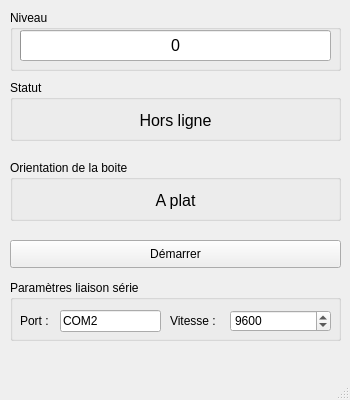
<?xml version="1.0" encoding="UTF-8"?>
<ui version="4.0">
 <class>MainWindow</class>
 <widget class="QMainWindow" name="MainWindow">
  <property name="geometry">
   <rect>
    <x>0</x>
    <y>0</y>
    <width>350</width>
    <height>400</height>
   </rect>
  </property>
  <property name="minimumSize">
   <size>
    <width>350</width>
    <height>400</height>
   </size>
  </property>
  <property name="maximumSize">
   <size>
    <width>350</width>
    <height>400</height>
   </size>
  </property>
  <property name="windowTitle">
   <string>Boite Secrète</string>
  </property>
  <widget class="QWidget" name="centralwidget">
   <widget class="QPushButton" name="btn_start">
    <property name="geometry">
     <rect>
      <x>10</x>
      <y>240</y>
      <width>331</width>
      <height>28</height>
     </rect>
    </property>
    <property name="text">
     <string>Démarrer</string>
    </property>
   </widget>
   <widget class="QGroupBox" name="groupBox_statut">
    <property name="geometry">
     <rect>
      <x>10</x>
      <y>80</y>
      <width>331</width>
      <height>61</height>
     </rect>
    </property>
    <property name="title">
     <string>Statut</string>
    </property>
    <widget class="QLabel" name="lbl_status">
     <property name="geometry">
      <rect>
       <x>0</x>
       <y>20</y>
       <width>331</width>
       <height>41</height>
      </rect>
     </property>
     <property name="font">
      <font>
       <pointsize>12</pointsize>
      </font>
     </property>
     <property name="autoFillBackground">
      <bool>false</bool>
     </property>
     <property name="text">
      <string>Hors ligne</string>
     </property>
     <property name="alignment">
      <set>Qt::AlignCenter</set>
     </property>
    </widget>
   </widget>
   <widget class="QGroupBox" name="groupBox_2">
    <property name="geometry">
     <rect>
      <x>10</x>
      <y>10</y>
      <width>331</width>
      <height>61</height>
     </rect>
    </property>
    <property name="title">
     <string>Niveau</string>
    </property>
    <widget class="QProgressBar" name="pgr_level">
     <property name="geometry">
      <rect>
       <x>10</x>
       <y>20</y>
       <width>311</width>
       <height>31</height>
      </rect>
     </property>
     <property name="font">
      <font>
       <pointsize>12</pointsize>
      </font>
     </property>
     <property name="minimum">
      <number>0</number>
     </property>
     <property name="maximum">
      <number>4</number>
     </property>
     <property name="value">
      <number>0</number>
     </property>
     <property name="invertedAppearance">
      <bool>false</bool>
     </property>
     <property name="format">
      <string>%v</string>
     </property>
    </widget>
   </widget>
   <widget class="QGroupBox" name="groupBox_orientation">
    <property name="geometry">
     <rect>
      <x>10</x>
      <y>160</y>
      <width>331</width>
      <height>61</height>
     </rect>
    </property>
    <property name="title">
     <string>Orientation de la boite</string>
    </property>
    <widget class="QLabel" name="lbl_orientation">
     <property name="geometry">
      <rect>
       <x>0</x>
       <y>20</y>
       <width>331</width>
       <height>41</height>
      </rect>
     </property>
     <property name="font">
      <font>
       <pointsize>12</pointsize>
      </font>
     </property>
     <property name="autoFillBackground">
      <bool>false</bool>
     </property>
     <property name="text">
      <string>A plat</string>
     </property>
     <property name="alignment">
      <set>Qt::AlignCenter</set>
     </property>
    </widget>
   </widget>
   <widget class="QLabel" name="lbl_connection_status">
    <property name="geometry">
     <rect>
      <x>70</x>
      <y>380</y>
      <width>55</width>
      <height>16</height>
     </rect>
    </property>
    <property name="text">
     <string>TextLabel</string>
    </property>
   </widget>
   <widget class="QGroupBox" name="groupBox">
    <property name="geometry">
     <rect>
      <x>10</x>
      <y>280</y>
      <width>331</width>
      <height>61</height>
     </rect>
    </property>
    <property name="title">
     <string>Paramètres liaison série</string>
    </property>
    <widget class="QLineEdit" name="lineEdit_port_com">
     <property name="geometry">
      <rect>
       <x>50</x>
       <y>30</y>
       <width>101</width>
       <height>22</height>
      </rect>
     </property>
     <property name="text">
      <string>COM2</string>
     </property>
    </widget>
    <widget class="QSpinBox" name="spinBox_baudrate">
     <property name="geometry">
      <rect>
       <x>220</x>
       <y>30</y>
       <width>101</width>
       <height>22</height>
      </rect>
     </property>
     <property name="maximum">
      <number>256000</number>
     </property>
     <property name="value">
      <number>9600</number>
     </property>
    </widget>
    <widget class="QLabel" name="lbl_baudrate">
     <property name="geometry">
      <rect>
       <x>160</x>
       <y>30</y>
       <width>55</width>
       <height>21</height>
      </rect>
     </property>
     <property name="text">
      <string>Vitesse :</string>
     </property>
    </widget>
    <widget class="QLabel" name="lbl_port">
     <property name="geometry">
      <rect>
       <x>10</x>
       <y>30</y>
       <width>55</width>
       <height>21</height>
      </rect>
     </property>
     <property name="text">
      <string>Port :</string>
     </property>
    </widget>
   </widget>
  </widget>
  <widget class="QStatusBar" name="statusbar"/>
  <action name="menu_serial_parameter">
   <property name="text">
    <string>Paramètres Série</string>
   </property>
  </action>
 </widget>
 <resources/>
 <connections/>
</ui>
